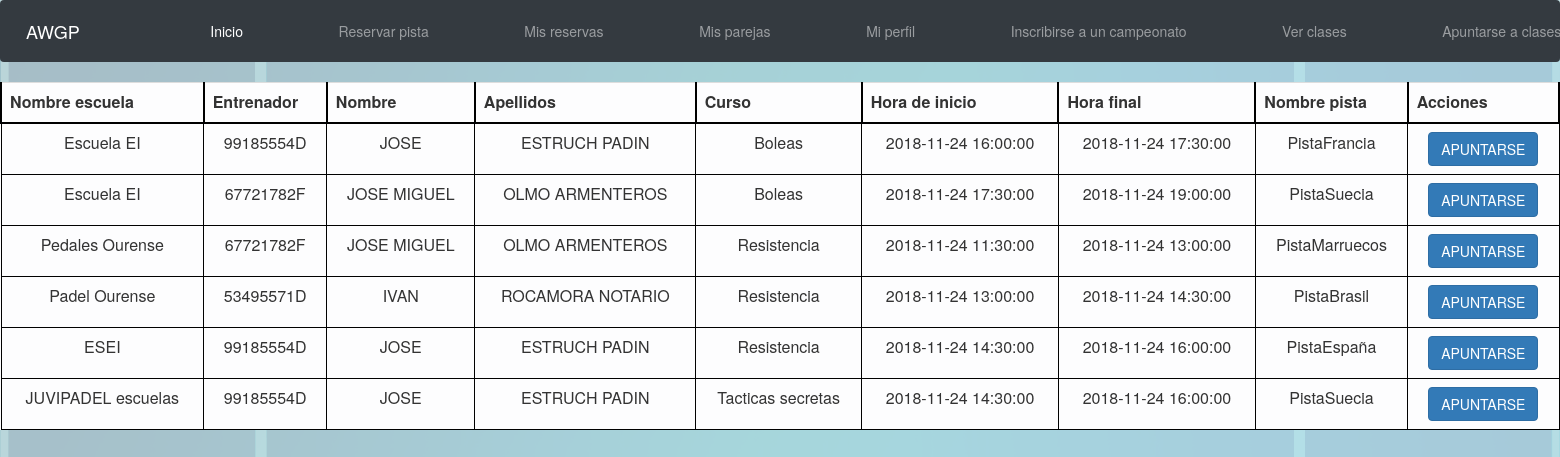
Page /Controllers/Controller_Clase.php?submit=APUNTARSE (signed in) on the committed database.
### tables this page shows
CREATE TABLE IF NOT EXISTS `Clase` (
  `Clase` INT NOT NULL AUTO_INCREMENT,
  `Reserva_Reserva` INT NOT NULL,
  `codigoEscuela` INT NOT NULL,
  `Entrenador` VARCHAR(9) NOT NULL,
  `Curso` VARCHAR(45) NOT NULL,
  `Particulares` BOOLEAN DEFAULT FALSE,
  PRIMARY KEY (`Clase`),
  INDEX `fk_Clase_Reserva1_idx` (`Reserva_Reserva` ASC),
  INDEX `fk_Clase_Escuela1_idx` (`codigoEscuela` ASC),
  INDEX `fk_Clase_Deportista1_idx` (`Entrenador` ASC),
  CONSTRAINT `fk_Clase_Reserva1`
    FOREIGN KEY (`Reserva_Reserva`)
    REFERENCES `Reserva` (`Reserva`)
    ON DELETE CASCADE
    ON UPDATE CASCADE,
  CONSTRAINT `fk_Clase_Escuela1`
    FOREIGN KEY (`codigoEscuela`)
    REFERENCES `Escuela` (`codigoEscuela`)
    ON DELETE CASCADE
    ON UPDATE CASCADE,
  CONSTRAINT `fk_Clase_Deportista1`
    FOREIGN KEY (`Entrenador`)
    REFERENCES `Deportista` (`DNI`)
    ON DELETE CASCADE
    ON UPDATE CASCADE);

CREATE TABLE IF NOT EXISTS `Escuela` (
  `codigoEscuela` INT NOT NULL AUTO_INCREMENT,
  `nombreEscuela` VARCHAR(45) NULL,
  PRIMARY KEY (`codigoEscuela`));

CREATE TABLE IF NOT EXISTS `Deportista` (
  `DNI` VARCHAR(9) NOT NULL,
  `Edad` INT NULL,
  `Nombre` VARCHAR(45) NULL,
  `Apellidos` VARCHAR(45) NULL,
  `Sexo` VARCHAR(6) NULL,
  `Contrasenha` VARCHAR(128) NOT NULL,
  `Cuota_Socio` INT NULL,
  `rolAdmin` TINYINT NULL,
  `rolEntrenador` TINYINT NULL,
  PRIMARY KEY (`DNI`));

### Modelos/Clase.php (called while the page is built, shortened)
<?php
class Clase{
	var $mysqli;
	function __construct($Clase, $Reserva_Reserva, $codigoEscuela, $Entrenador, $Curso, $Particulares){
		include_once '../Functions/ConectarBD.php';
		$this->mysqli = ConectarBD();
	}
	function CLASESNOAPUNTADO($DNI){
		$sql = $this->mysqli->prepare("	SELECT 	clase.Clase, escuela.nombreEscuela, clase.Entrenador, Deportista.Nombre, Deportista.Apellidos, clase.Curso, clase.Particulares,
												horario.HoraInicio, horario.HoraFin, pista.nombre
										FROM clase, escuela, reserva, pista_tiene_horario, horario, pista, Deportista
										WHERE 	Clase.clase NOT IN (SELECT DISTINCT CLASE FROM Deportista_inscrito_clase WHERE Deportista_inscrito_clase.DNI_Deportista = ?)
												AND clase.Reserva_Reserva = reserva.Reserva AND reserva.codigoPistayHorario = pista_tiene_horario.codigoPistayHorario
												AND pista_tiene_horario.Horario_Horario = horario.Horario AND clase.Entrenador = Deportista.DNI
												AND pista_tiene_horario.Pista_codigoPista = pista.codigoPista AND clase.codigoEscuela = escuela.codigoEscuela
												AND Clase.Particulares = 0
										ORDER BY Curso");
		$sql->bind_param("s", $DNI);
		$sql->execute();
		$resultado = $sql->get_result();
		if(!$resultado){
			return 'No se ha podido conectar con la BD';
		}else if($resultado->num_rows == 0){
			return 'No hay clases disponibles';
		}else{
			return $resultado;
		}
	}
}
?>

### Functions/ConectarBD.php (called while the page is built, shortened)
<?php
function ConectarBD()
	{
	    $mysqli = new mysqli("localhost", "AWGPusr", "AWGPass", "awgp");
		return $mysqli;
	}
?>

### Views/Clase/Clase_SHOWALLFOR.php (the view, shortened to what this page needs)
<?php
class Clase_SHOWALLFOR{
	var $showApuntarse = false;
	var $controlador;
	var $acciones = 'Acciones';
	var $resultado;
	var $camposAMostrar;
	function __construct($respuesta, $apuntarse){
		$this->controlador = 'Controller_Clase.php';
		$this->resultado = $respuesta;
		$this->camposAMostrar = array("nombreEscuela", "Entrenador", "Nombre", "Apellidos", "Curso", "HoraInicio", "HoraFin", "codigoPista", "nombre");
		$this->campos = array(	"nombreEscuela" => "Nombre escuela", "Entrenador" => "Entrenador", "Curso" => "Curso", "HoraInicio" => "Hora de inicio", "HoraFin" => "Hora final",
								"codigoPista" => "Pista", "nombre" => "Nombre pista", "Nombre" => "Nombre", "Apellidos" => "Apellidos");
		$this->showApuntarse = $apuntarse;
		$this->toString();
	}
	function botonesOpcion(){
		if($this->showApuntarse){
			echo "<input class='btn btn-primary' type='submit' name='submit' value='APUNTARSE'/>";
		}
	}
	function toString(){
		include '../Views/base/header.php';
		echo '<table class="table table-light">';
			echo '<tr class="fila">';
				while($tituloColumna = $this->resultado->fetch_field()){
					if(in_array($tituloColumna->name, $this->camposAMostrar)){
						echo '<th class="tituloColumna">';
							echo $this->campos[$tituloColumna->name];
						echo '</th>';
					}
				}
				echo '<th class="tituloColumna">';
				echo $this->acciones;
				echo '</th>';
			echo '</tr>';
			$num = 0;
			while($fila = $this->resultado->fetch_row()){
				echo "<form id='formularioOpcion"; echo $num; echo "' method='POST' action='"; echo $this->controlador; echo "'>";
				echo '<tr class="fila">';
				for($i = 0; $i < sizeof($fila); $i++){
					$name = $this->resultado->fetch_fields()[$i]->name;
					if(in_array($name, $this->camposAMostrar)){
						echo '<td class="celda">';
						echo $fila[$i];
						echo '</td>';
					}else{
						echo "<input type='hidden' name='"; echo $name; echo "' value=\""; echo $fila[$i]; echo "\">";
					}
				}
				echo '<td class="celda">';
					$this->botonesOpcion();
				echo '</td>';
				echo '</tr>';
				echo '</form>';
				$num++;
			}
		echo '</table>';
		include '../Views/base/footer.php';
	}
}
?>

### css/style.css (style rules this page uses)
.btn { margin-left: 2%; margin-right: 2%; }
html { font: Arial; }
body { background-image: url(../img/padel.png); background-size: contain; }
th { text-align: center; }
.tituloColumna { border-top: 2px solid black; border-right: 2px solid black; border-left: 2px solid black; border-bottom: 2px solid black; }
.celda { text-align: center; border: 1px solid black; padding-top: 3; padding-bottom: 3; padding-left: 10; padding-right: 10; }

### rows in the picture
clase: codigoEscuela.nombreEscuela "Escuela EI", Entrenador "99185554D", Entrenador.Nombre "JOSE", Entrenador.Apellidos "ESTRUCH PADIN", Curso "Boleas", i "2018-11-24 16:00:00", i "2018-11-24 17:30:00", i "PistaFrancia"
clase: codigoEscuela.nombreEscuela "Escuela EI", Entrenador "67721782F", Entrenador.Nombre "JOSE MIGUEL", Entrenador.Apellidos "OLMO ARMENTEROS", Curso "Boleas", i "2018-11-24 17:30:00", i "2018-11-24 19:00:00", i "PistaSuecia"
clase: codigoEscuela.nombreEscuela "Pedales Ourense", Entrenador "67721782F", Entrenador.Nombre "JOSE MIGUEL", Entrenador.Apellidos "OLMO ARMENTEROS", Curso "Resistencia", i "2018-11-24 11:30:00", i "2018-11-24 13:00:00", i "PistaMarruecos"
clase: codigoEscuela.nombreEscuela "Padel Ourense", Entrenador "53495571D", Entrenador.Nombre "IVAN", Entrenador.Apellidos "ROCAMORA NOTARIO", Curso "Resistencia", i "2018-11-24 13:00:00", i "2018-11-24 14:30:00", i "PistaBrasil"
clase: codigoEscuela.nombreEscuela "ESEI", Entrenador "99185554D", Entrenador.Nombre "JOSE", Entrenador.Apellidos "ESTRUCH PADIN", Curso "Resistencia", i "2018-11-24 14:30:00", i "2018-11-24 16:00:00", i "PistaEspaña"
clase: codigoEscuela.nombreEscuela "JUVIPADEL escuelas", Entrenador "99185554D", Entrenador.Nombre "JOSE", Entrenador.Apellidos "ESTRUCH PADIN", Curso "Tacticas secretas", i "2018-11-24 14:30:00", i "2018-11-24 16:00:00", i "PistaSuecia"

### other values in the picture
$this->campos[$tituloColumna->name] "Nombre escuela"
$this->campos[$tituloColumna->name] "Entrenador"
$this->campos[$tituloColumna->name] "Nombre"
$this->campos[$tituloColumna->name] "Apellidos"
$this->campos[$tituloColumna->name] "Curso"
$this->campos[$tituloColumna->name] "Hora de inicio"
$this->campos[$tituloColumna->name] "Hora final"
$this->campos[$tituloColumna->name] "Nombre pista"
$this->acciones "Acciones"
